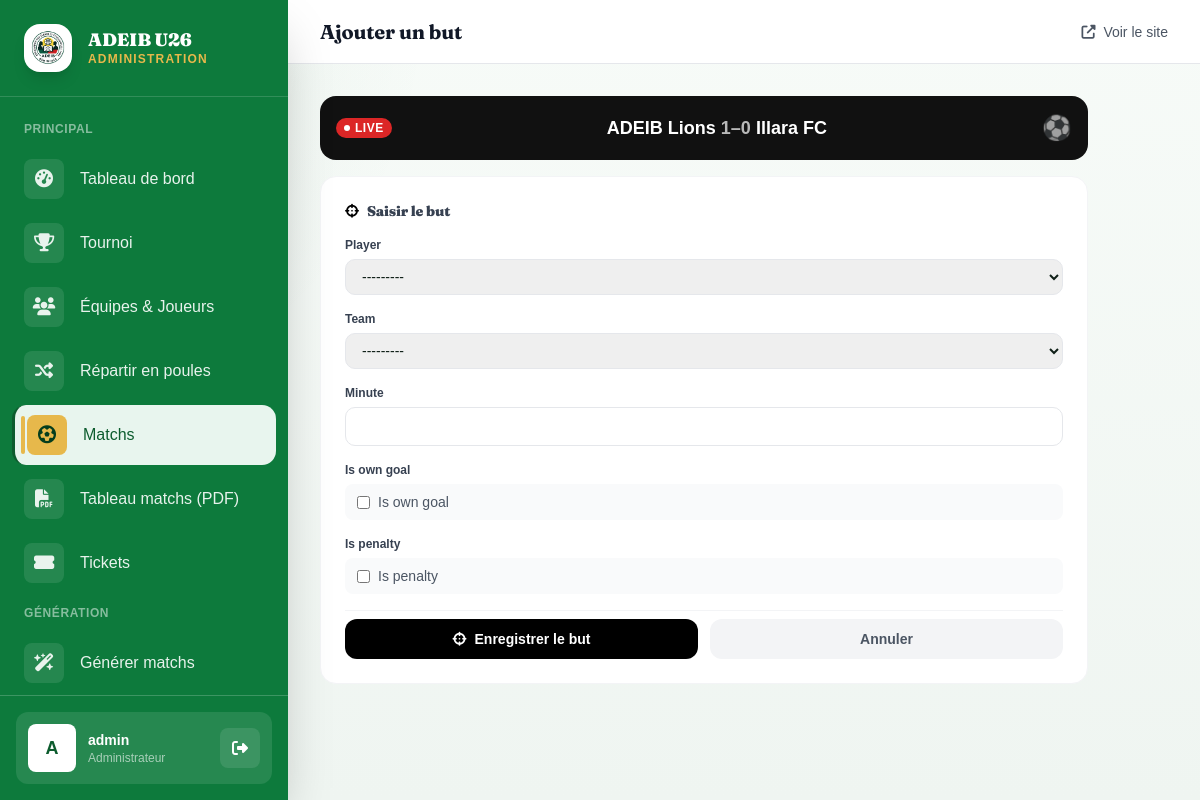
Page /admin-panel/matches/44/goals/add/ (signed in) on the committed database.
### tournament/models.py (models this page shows, shortened)
class Match(models.Model):
    PHASE_CHOICES = [
        ('GROUP', 'Phase de groupes'),
        ('QF', 'Quart de finale'),
        ('SF', 'Demi-finale'),
        ('3RD', 'Match 3e place'),
        ('FINAL', 'Finale'),
    ]
    STATUS_CHOICES = [
        ('SCHEDULED', 'Programmé'),
        ('LIVE', 'En direct'),
        ('FINISHED', 'Terminé'),
        ('CANCELLED', 'Annulé'),
    ]
    tournament = models.ForeignKey(Tournament, on_delete=models.CASCADE, related_name='matches')
    phase = models.CharField(max_length=10, choices=PHASE_CHOICES, default='GROUP')
    group = models.ForeignKey(Group, on_delete=models.SET_NULL, null=True, blank=True, related_name='matches')
    home_team = models.ForeignKey(Team, on_delete=models.CASCADE, related_name='home_matches')
    away_team = models.ForeignKey(Team, on_delete=models.CASCADE, related_name='away_matches')
    match_date = models.DateTimeField(null=True, blank=True)
    venue = models.CharField(max_length=200, blank=True, default='Stade Cup Legends')
    home_score = models.PositiveIntegerField(default=0)
    away_score = models.PositiveIntegerField(default=0)
    status = models.CharField(max_length=10, choices=STATUS_CHOICES, default='SCHEDULED')
    matchday = models.PositiveIntegerField(default=1)
    live_started_at = models.DateTimeField(null=True, blank=True)
    stream_url = models.URLField(blank=True, null=True, verbose_name='Lien de diffusion')
    stream_platform = models.CharField(
        max_length=10, choices=STREAM_PLATFORM_CHOICES, default='YOUTUBE',
        blank=True, verbose_name='Plateforme de diffusion',
    )
    man_of_the_match = models.ForeignKey(
        'Player', on_delete=models.SET_NULL, null=True, blank=True,
        related_name='motm_awards', verbose_name='Homme du match',
    )
    class Meta:
        verbose_name = 'Match'
        verbose_name_plural = 'Matchs'
        ordering = ['match_date']

class Team(models.Model):
    tournament = models.ForeignKey(Tournament, on_delete=models.CASCADE, related_name='teams')
    name = models.CharField(max_length=200)
    logo = models.ImageField(upload_to='teams/', blank=True, null=True)
    group = models.ForeignKey(Group, on_delete=models.SET_NULL, null=True, blank=True, related_name='teams')
    coach_name = models.CharField(max_length=200, blank=True, verbose_name='Entraîneur')
    president_name = models.CharField(max_length=200, blank=True, verbose_name='Président')
    qr_code = models.ImageField(upload_to='qrcodes/', blank=True, null=True)
    created_at = models.DateTimeField(auto_now_add=True)
    def __str__(self):
        return self.name
    class Meta:
        verbose_name = 'Équipe'
        ordering = ['name']

### tournament/views.py (the view)
# urls.py: path('admin-panel/matches/<int:match_pk>/goals/add/', views.admin_add_goal, name='admin_add_goal'),
@login_required
@user_passes_test(is_admin)
def admin_add_goal(request, match_pk):
    match = get_object_or_404(Match, pk=match_pk)
    if match.status != 'LIVE':
        messages.error(request, 'Les buts ne peuvent être ajoutés que pour les matchs en direct (LIVE).')
        return redirect('admin_matches')
    if request.method == 'POST':
        form = GoalForm(request.POST, match=match)
        if form.is_valid():
            goal = form.save(commit=False)
            goal.match = match
            goal.save()
            if goal.is_own_goal:
                if goal.team == match.home_team:
                    match.away_score += 1
                else:
                    match.home_score += 1
            else:
                if goal.team == match.home_team:
                    match.home_score += 1
                else:
                    match.away_score += 1
            match.save()
            if match.status == 'FINISHED':
                _update_standings(match)
            messages.success(request, f'But de {goal.player.full_name} ({goal.minute}\') enregistré.')
            return redirect('admin_matches')
    else:
        form = GoalForm(match=match)
    return render(request, 'admin_panel/goal_form.html', {'form': form, 'match': match})

### tournament/forms.py
class GoalForm(forms.ModelForm):
    class Meta:
        model = Goal
        fields = ['player', 'team', 'minute', 'is_own_goal', 'is_penalty']
        widgets = {
            'minute': forms.NumberInput(attrs={'min': 1, 'max': 120}),
        }
    def __init__(self, *args, match=None, **kwargs):
        super().__init__(*args, **kwargs)
        if match:
            teams = [match.home_team, match.away_team]
            self.fields['team'].queryset = Team.objects.filter(pk__in=[t.pk for t in teams])
            self.fields['player'].queryset = Player.objects.filter(team__in=teams)

### tournament/context_processors.py (called while the page is built)
def active_tournament(request):
    today = timezone.localdate()
    active = Tournament.objects.filter(is_active=True)
    tournament = active.filter(
        start_date__isnull=False,
        end_date__isnull=False,
        start_date__lte=today,
        end_date__gte=today,
    ).order_by('start_date').first()
    if tournament is None:
        tournament = active.filter(
            start_date__isnull=False,
            start_date__gte=today,
        ).order_by('start_date').first()
    if tournament is None:
        tournament = active.order_by('-start_date', '-id').first()
    return {'tournament': tournament}

### tournament/models.py (called while the page is built)
    def __str__(self):
        return f'{self.first_name} {self.last_name}'

### tournament/views.py (called while the page is built)
def is_admin(user):
    return user.is_staff or user.is_superuser

### templates/admin_panel/goal_form.html (shortened to what this page needs)
{% extends 'admin_panel/base_admin.html' %}
{% block page_title %}Ajouter un but{% endblock %}
{% block content %}
<div class="w-full max-w-3xl">
  <div class="rounded-2xl p-4 mb-4 text-white flex items-center gap-4" style="background:#111111">
    <span class="live-pill text-xs"><span class="live-dot"></span>LIVE</span>
    <div class="flex-1 text-center">
      <div class="font-black text-lg">{{ match.home_team.name }} <span class="text-white/70">{{ match.home_score }}–{{ match.away_score }}</span> {{ match.away_team.name }}</div>
    </div>
    <span class="text-white/60 text-2xl">⚽</span>
  </div>
  <div class="bg-white rounded-2xl border border-gray-100 p-6">
    <h3 class="font-black text-sm text-gray-700 mb-4"><i class="fas fa-crosshairs mr-2 text-black"></i>Saisir le but</h3>
    <form method="post" class="space-y-4">
      {% for field in form %}
      <div>
        <label class="block text-xs font-bold text-gray-700 mb-1.5">{{ field.label }}</label>
        {% if field.field.widget.input_type == 'checkbox' %}
        <div class="flex items-center gap-2 px-3 py-2 bg-gray-50 rounded-lg">
          {{ field }}
          <span class="text-sm text-gray-600">{{ field.label }}</span>
        </div>
        {% else %}
        {{ field }}
        {% endif %}
      </div>
      {% endfor %}
      <div class="flex gap-3 pt-2 border-t border-gray-100">
        <button type="submit" class="flex-1 py-2.5 rounded-xl text-white text-sm font-bold bg-black">
          <i class="fas fa-crosshairs mr-2"></i>Enregistrer le but
        </button>
        <a href="{% url 'admin_matches' %}" class="flex-1 py-2.5 rounded-xl text-gray-600 text-sm font-bold text-center bg-gray-100 hover:bg-gray-200 transition-colors">
          Annuler
        </a>
      </div>
    </form>
  </div>
</div>
{% endblock %}

### templates/admin_panel/base_admin.html (shortened to what this page needs)
{% load static %}
<!DOCTYPE html>
<html lang="fr">
<head>
  <script src="https://cdn.tailwindcss.com"></script>
  <link rel="stylesheet" href="{% static 'css/style.css' %}">
  <link rel="stylesheet" href="https://cdnjs.cloudflare.com/ajax/libs/font-awesome/6.5.0/css/all.min.css">
</head>
<body class="bg-gray-50 min-h-screen">
<aside id="adminSidebar" class="sidebar fixed top-0 left-0 h-full w-72 z-40 -translate-x-full lg:translate-x-0 shadow-2xl flex flex-col">
  <div class="flex items-center gap-4 px-6 py-6 border-b border-white/15">
    <div class="w-12 h-12 bg-white rounded-2xl flex items-center justify-center overflow-hidden shadow-lg">
      <img src="{% static 'images/adeib_logo.png' %}" alt="ADEIB" class="w-full h-full object-contain p-1"
           onerror="this.outerHTML='<span class=\'text-[#0d7a3c] font-black text-2xl\'>A</span>'">
    </div>
    <div>
      <div class="text-white font-heading font-black text-lg leading-tight">ADEIB U26</div>
      <div class="text-[#e7b84b] text-xs tracking-widest uppercase font-semibold">Administration</div>
    </div>
  </div>
  <nav class="flex-1 overflow-y-auto py-4 px-3 space-y-1">
    <div class="px-3 py-2 text-white/50 text-xs font-bold uppercase tracking-wider">Principal</div>
    <a href="{% url 'admin_dashboard' %}" class="sidebar-link flex items-center gap-4 px-3 py-2.5 text-white/90 hover:text-white font-medium" data-sidebar>
      <div class="ic w-10 h-10 bg-white/10 rounded-lg flex items-center justify-center"><i class="fas fa-tachometer-alt text-lg"></i></div>
      <span>Tableau de bord</span>
    </a>
    <a href="{% url 'admin_tournament_setup' %}" class="sidebar-link flex items-center gap-4 px-3 py-2.5 text-white/90 hover:text-white font-medium" data-sidebar>
      <div class="ic w-10 h-10 bg-white/10 rounded-lg flex items-center justify-center"><i class="fas fa-trophy text-lg"></i></div>
      <span>Tournoi</span>
    </a>
    <a href="{% url 'admin_teams' %}" class="sidebar-link flex items-center gap-4 px-3 py-2.5 text-white/90 hover:text-white font-medium" data-sidebar>
      <div class="ic w-10 h-10 bg-white/10 rounded-lg flex items-center justify-center"><i class="fas fa-users text-lg"></i></div>
      <span>Équipes &amp; Joueurs</span>
    </a>
    <a href="{% url 'admin_distribute_groups' %}" class="sidebar-link flex items-center gap-4 px-3 py-2.5 text-white/90 hover:text-white font-medium"
       onclick="return confirm('Répartir automatiquement les équipes en poules de 4 ?');">
      <div class="ic w-10 h-10 bg-white/10 rounded-lg flex items-center justify-center"><i class="fas fa-shuffle text-lg"></i></div>
      <span>Répartir en poules</span>
    </a>
    <a href="{% url 'admin_matches' %}" class="sidebar-link flex items-center gap-4 px-3 py-2.5 text-white/90 hover:text-white font-medium" data-sidebar>
      <div class="ic w-10 h-10 bg-white/10 rounded-lg flex items-center justify-center"><i class="fas fa-futbol text-lg"></i></div>
      <span>Matchs</span>
    </a>
    <a href="{% url 'admin_matches_pdf' %}" class="sidebar-link flex items-center gap-4 px-3 py-2.5 text-white/90 hover:text-white font-medium" data-sidebar>
      <div class="ic w-10 h-10 bg-white/10 rounded-lg flex items-center justify-center"><i class="fas fa-file-pdf text-lg"></i></div>
      <span>Tableau matchs (PDF)</span>
    </a>
    <a href="{% url 'admin_tickets' %}" class="sidebar-link flex items-center gap-4 px-3 py-2.5 text-white/90 hover:text-white font-medium" data-sidebar>
      <div class="ic w-10 h-10 bg-white/10 rounded-lg flex items-center justify-center"><i class="fas fa-ticket-alt text-lg"></i></div>
      <span>Tickets</span>
    </a>
    <div class="px-3 py-2 text-white/50 text-xs font-bold uppercase tracking-wider mt-5">Génération</div>
    <a href="{% url 'admin_generate_matches' %}" class="sidebar-link flex items-center gap-4 px-3 py-2.5 text-white/90 hover:text-white font-medium">
      <div class="ic w-10 h-10 bg-white/10 rounded-lg flex items-center justify-center"><i class="fas fa-wand-magic-sparkles text-lg"></i></div>
      <span>Générer matchs</span>
    </a>
  </nav>
  <div class="px-4 py-4 border-t border-white/20">
    <div class="flex items-center gap-3 bg-white/10 rounded-xl p-3">
      <div class="w-12 h-12 bg-white rounded-lg flex items-center justify-center text-[#0d5c2e] font-black text-lg">
        {{ request.user.username|first|upper }}
      </div>
      <div class="flex-1 min-w-0">
        <div class="text-white font-bold text-sm truncate">{{ request.user.username }}</div>
        <div class="text-white/60 text-xs">Administrateur</div>
      </div>
      <a href="/admin/logout/" class="w-10 h-10 bg-white/10 rounded-lg flex items-center justify-center text-white hover:bg-white/20 transition-colors">
        <i class="fas fa-sign-out-alt"></i>
      </a>
    </div>
  </div>
</aside>
<div class="lg:ml-72 min-h-screen flex flex-col">
  <header class="glass sticky top-0 z-20 border-b border-gray-200 px-4 lg:px-8 h-16 flex items-center gap-4">
    <div class="flex-1">
      <h2 class="font-heading font-bold text-xl text-gray-900">{% block page_title %}Administration{% endblock %}</h2>
    </div>
    <a href="{% url 'home' %}" target="_blank" class="hidden sm:flex items-center gap-2 text-gray-600 hover:text-gray-900 font-medium text-sm">
      <i class="fas fa-external-link-alt"></i>
      <span class="hidden md:inline">Voir le site</span>
    </a>
  </header>
  <main class="flex-1 p-4 lg:p-8">
    {% block content %}{% endblock %}
  </main>
</div>
</body>
</html>

### static/css/style.css (style rules this page uses)
:root { --green: #0d5c2e; --green-dark: #07361a; --green-soft: #f0f7f3; --green-light: #e8f5ee; --ink: #102018; --muted: #64748b; --line: #dbe6dd; --surface: rgba(255, 255, 255, 0.82); --red: #dc2626; --yellow: #ca8a04; }
* { font-family: Arial, Helvetica, sans-serif; }
body { color: var(--ink); background: radial-gradient(circle at top left, rgba(13, 92, 46, 0.08), transparent 30%), linear-gradient(180deg, #f7fbf8 0%, #eff5f1 100%); }
.sidebar-active { background: var(--green-light) !important; border-left: 3px solid var(--green) !important; color: var(--green) !important; }
.live-pill { display: inline-flex; align-items: center; gap: 5px; background: var(--red); color: #fff; font-size: .68rem; font-weight: 700; padding: 2px 8px; border-radius: 20px; letter-spacing: .5px; }
.live-dot { width: 6px; height: 6px; background: #fff; border-radius: 50%; animation: blink 1s infinite; }
input, select, textarea { font-family: Arial, Helvetica, sans-serif !important; }

### templates/admin_panel/base_admin.html (style rules this page uses)
body { font-family: 'Plus Jakarta Sans', system-ui, sans-serif; }
h1, h2, h3, h4, h5, h6, .font-heading { font-family: 'Fraunces', Georgia, serif; letter-spacing: -0.01em; }
.sidebar { background: #0d7a3c; }
.sidebar-link { position: relative; border-radius: 14px; }
.sidebar-link::before { content: ''; position: absolute; left: 6px; top: 18%; bottom: 18%; width: 4px; border-radius: 4px; background: #e7b84b; display: none; }
.sidebar-link:hover::before, .sidebar-link.active::before { display: block; }
.sidebar-link.active { background: rgba(255,255,255,0.14); }
.sidebar-link.active .ic, .sidebar-link:hover .ic { background: #e7b84b !important; color: #053d1d !important; }
.glass { background: #ffffff; }

### templates/admin_panel/goal_form.html (style rules this page uses)
input[type=number], select { display:block; width:100%; border:1px solid #e5e7eb; border-radius:10px; padding:8px 12px; font-size:.875rem; outline:none; transition:border-color .15s; }
select { appearance:auto; }
input[type=checkbox] { width:auto; display:inline; }

### rows in the picture
Match: home_team.name "ADEIB Lions", home_score "1", away_score "0", away_team.name "Illara FC"

### other values in the picture
{{ request.user.username|first|upper }} "A"
{{ request.user.username }} "admin"
{{ field.label }} "Player" "Team" "Minute" "Is own goal" "Is penalty"
{{ field.label }} "Is own goal" "Is penalty"
